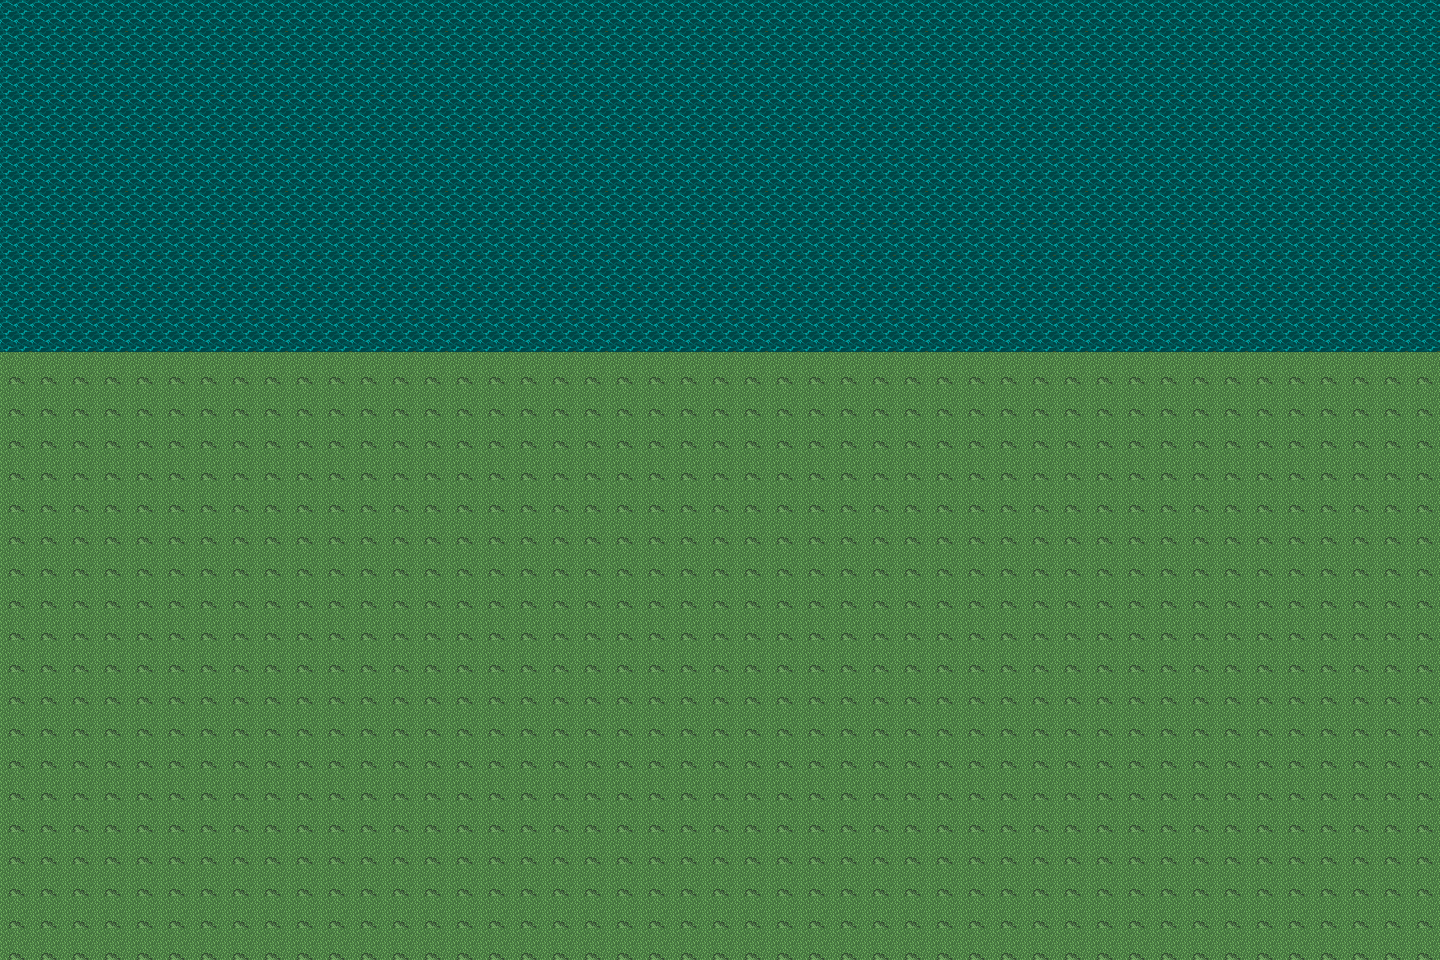

The image is a tile-based game level rendered from a .tmx file. Its description and source (layers, tilesets, objects; grid data summarised) follow:
An orthogonal 45x30 tile map with 32x32 px tiles, 2 tile layers (land, water) and 1 object.

<map version="1.0" orientation="orthogonal" renderorder="right-down" width="45" height="30" tilewidth="32" tileheight="32" nextobjectid="2">
 <tileset firstgid="1" name="16x16_tileset_by_supahbuttahtoast" tilewidth="32" tileheight="32">
  <image source="../../16x16_tileset_by_supahbuttahtoast.png" trans="ff00ff" width="563" height="252" />
 </tileset>
 <layer name="land" width="45" height="30">
  <data>[1350 cells, 1350 non-empty, 1 distinct tile ids]</data>
 </layer>
 <layer name="water" width="45" height="30">
  <data>[1350 cells, 495 non-empty, 1 distinct tile ids]</data>
 </layer>
 <objectgroup name="lavahurts">
  <object id="1" x="0" y="2" width="1444" height="348" />
 </objectgroup>
</map>
